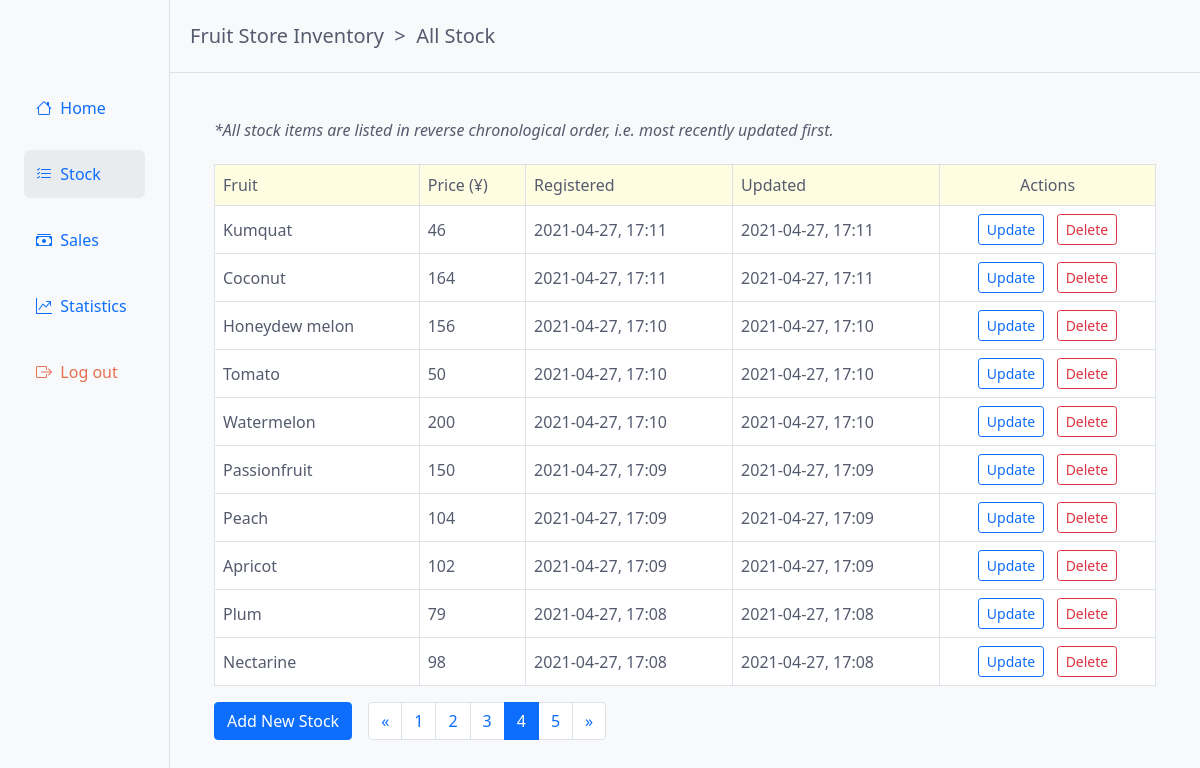
Page /stock/list/?page=4 (signed in) on the committed database.
### stock/models.py (models this page shows, shortened)
class Fruit(models.Model):
    name = models.CharField(max_length=100, unique=True)
    price = models.PositiveIntegerField(
        default=0,
        validators=[MinValueValidator(0), MaxValueValidator(999999999999)],
    )
    created_on = models.DateTimeField(auto_now_add=True)
    updated_on = models.DateTimeField(auto_now=True)
    class Meta:
        verbose_name = "fruit"
        verbose_name_plural = "fruits"

### stock/views.py (the view)
# urls.py: path("list/", stock_list, name="stock_list"),
@login_required
def stock_list(request):
    fruits = Fruit.objects.order_by("-updated_on")
    page = request.GET.get('page', 1)
    paginator = Paginator(fruits, 10)
    try:
        fruits = paginator.page(page)
    except PageNotAnInteger:
        fruits = paginator.page(1)
    except EmptyPage:
        fruits = paginator.page(paginator.num_pages)
    return render(request, "stock/stock_list.html", {"fruits": fruits})

### templates/stock/stock_list.html (shortened to what this page needs)
{% extends 'base.html' %}
{% load humanize %}
{% block page-trail %}&nbsp;&nbsp;>&nbsp;&nbsp;All Stock{% endblock page-trail %}
{% block content %}
    <div class="row my-5 mx-3">
        <div class="col mx-3">
            {% if fruits %}
                <h6 class="mb-4"><i>*All stock items are listed in reverse chronological order, i.e. most recently updated first.</i></h6>
                <div class="table-responsive">
                    <table class="table table-bordered">
                        <thead class="table-header-bg-1">
                            <tr>
                                <th scope="col">Fruit</th>
                                <th scope="col">Price (¥)</th>
                                <th scope="col">Registered</th>
                                <th scope="col">Updated</th>
                                <th scope="col" class="col-center-align">Actions</th>
                            </tr>
                        </thead>
                        <tbody class="table-body-bg">
                            {% for fruit in fruits %}
                                <tr>
                                    <td>
                                        {{ fruit.name|capfirst }}
                                    </td>
                                    <td>
                                        {{ fruit.price|intcomma }}
                                    </td>
                                    <td>
                                        {{ fruit.created_on|date:"Y-m-d" }}, {{ fruit.created_on|time:"H:i" }}
                                    </td>
                                    <td>
                                        {{ fruit.updated_on|date:"Y-m-d" }}, {{ fruit.updated_on|time:"H:i" }}
                                    </td>
                                    <td class="col-center-align">
                                        <a href="{% url 'stock_update' fruit.pk %}"  class="btn btn-outline-primary btn-sm mr-2" role="button">Update</a>
                                        <form action="{% url 'stock_delete' fruit.pk %}" method="POST" style="display:inline">
                                            <button type="submit" class="btn btn-outline-danger btn-sm">Delete</button>
                                        </form>
                                    </td>
                                </tr>
                            {% endfor %}
                        </tbody>
                    </table>
                </div>
                <div class="table-footer-buttons">
                    <a href="{% url 'stock_create' %}"  class="btn btn-primary" role="button">Add New Stock</a>
                </div>
                {% if fruits.has_other_pages %}
                    <div class="pagination-block mx-3">
                        <ul class="pagination">
                            {% if fruits.has_previous %}
                                <li class="page-item"><a class="page-link" href="?page={{ fruits.previous_page_number }}">&laquo;</a></li>
                            {% else %}
                                <li class="page-item disabled"><a class="page-link" href="#" >&laquo;</a></li>
                            {% endif %}
                            {% for i in fruits.paginator.page_range %}
                                {% if fruits.number == i %}
                                    <li class="page-item active"><a class="page-link" href="#">{{ i }}</a></li>
                                {% else %}
                                    <li class="page-item"><a class="page-link" href="?page={{ i }}">{{ i }}</a></li>
                                {% endif %}
                            {% endfor %}
                            {% if fruits.has_next %}
                                <li class="page-item"><a class="page-link" href="?page={{ fruits.next_page_number }}">&raquo;</a></li>
                            {% else %}
                                <li class="page-item disabled"><a class="page-link" href="#" >&raquo;</a></li>
                            {% endif %}
                        </ul>
                    </div>
                {% endif %}
            {% else %}
                <p>No stock information has been added. To do so, please use the button below.</p>
                <a href="{% url 'stock_create' %}" class="btn btn-primary mt-3 mr-2" role="button">Add New Stock</a>
            {% endif %}
        </div>
    </div>
{% endblock %}

### static/css/base.css (style rules this page uses)
body { background-color: #f8f9fa; min-width: 700px; }
body, h5, h6, th, a { font-weight: 300; }
a:link { text-decoration: none; }
h5, h6, p, li, a, th, td { color: #555b6e; }
td { vertical-align: middle; }
.table-header-bg-1 { background-color:#fffde1; }
.table-body-bg { background-color: #fff; }
.col-center-align { text-align: center; }
.pagination-block, .table-footer-buttons { float: left; }

### rows in the picture
Fruit: name "Kumquat", price "46", created_on "2021-04-27", created_on "17:11", updated_on "2021-04-27", updated_on "17:11"
Fruit: name "Coconut", price "164", created_on "2021-04-27", created_on "17:11", updated_on "2021-04-27", updated_on "17:11"
Fruit: name "Honeydew melon", price "156", created_on "2021-04-27", created_on "17:10", updated_on "2021-04-27", updated_on "17:10"
Fruit: name "Tomato", price "50", created_on "2021-04-27", created_on "17:10", updated_on "2021-04-27", updated_on "17:10"
Fruit: name "Watermelon", price "200", created_on "2021-04-27", created_on "17:10", updated_on "2021-04-27", updated_on "17:10"
Fruit: name "Passionfruit", price "150", created_on "2021-04-27", created_on "17:09", updated_on "2021-04-27", updated_on "17:09"
Fruit: name "Peach", price "104", created_on "2021-04-27", created_on "17:09", updated_on "2021-04-27", updated_on "17:09"
Fruit: name "Apricot", price "102", created_on "2021-04-27", created_on "17:09", updated_on "2021-04-27", updated_on "17:09"
Fruit: name "Plum", price "79", created_on "2021-04-27", created_on "17:08", updated_on "2021-04-27", updated_on "17:08"
Fruit: name "Nectarine", price "98", created_on "2021-04-27", created_on "17:08", updated_on "2021-04-27", updated_on "17:08"

### other values in the picture
{{ i }} "1" "2" "3" "5"
{{ i }} "4"
